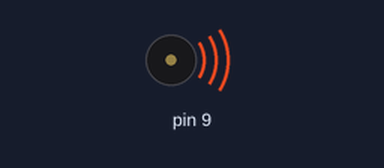
Bench run of a sketch on a simulated Arduino Uno, built with avr-gcc and run on an emulated ATmega328P. Shown: buzzer (waves = sounding). At 6.0 s the program stops and its outputs stay as they are.

Above: at 0.1 s.
Timing chart, 0 to 7.5 s (numbered marks = the images above):
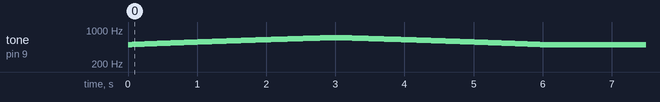

Measured:
- by itself, tone on pin 9: plays 500 Hz for 0.02 s, 501 Hz for 0.02 s, 502 Hz for 0.02 s, 503 Hz for 0.02 s, 504 Hz for 0.02 s, 505 Hz for 0.02 s … (400 notes in this stretch)

The sketch:

alarm_funct.ino
```cpp
int i=0;
int run=1;
void setup() {
  pinMode(9, OUTPUT);
}

void loop() {
  for(i=500;i<700;i++){
  tone(9,i);
  delay(15);

  }
  for(i=700;i>500;i--){
  tone(9,i);
  delay(15);
  }

  exit(0);

  }
```
